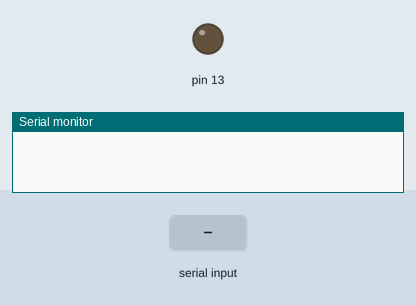
The sketch below on a simulated Arduino Uno, built with avr-gcc and run on an emulated ATmega328P. On the bench: output pins drawn as LEDs (lit = HIGH), the last lines printed to the serial monitor. The inputs (shaded band) are chosen by the test bench.

Above: at 1.2 s.
1.3 s: "a" received over Serial
At 2.1 s:
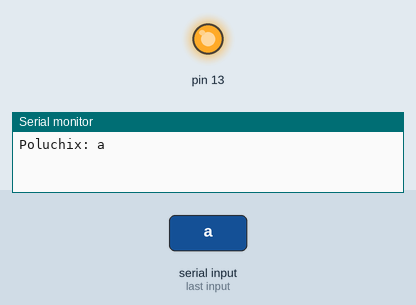
2.8 s: "1" received over Serial
At 3.3 s:
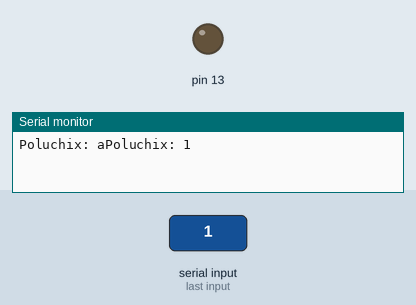
Timing chart, 0 to 5.8 s (numbered marks = the images above; inputs shaded):
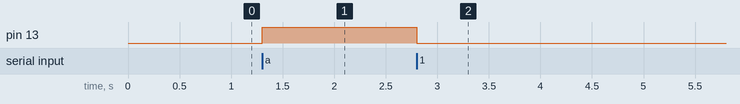

The sketch:

BluetoothTester.ino
```cpp
void setup() {
  // put your setup code here, to run once:
  Serial.begin(9600);
  pinMode(13, OUTPUT);
}

void loop() {
  // put your main code here, to run repeatedly:
  if(Serial.available() > 0)
  {
    char ch = Serial.read();
    Serial.write("Poluchix: ");
    Serial.write(ch);

    if(ch == 'a')
    {
      digitalWrite(13,HIGH);
    }
    else
    {
      digitalWrite(13,LOW);
    }
  }
}
```

Measured:
- after the input at 1.3 s, pin 13: LOW → HIGH at once
- after the input at 2.8 s, pin 13: HIGH → LOW at once
